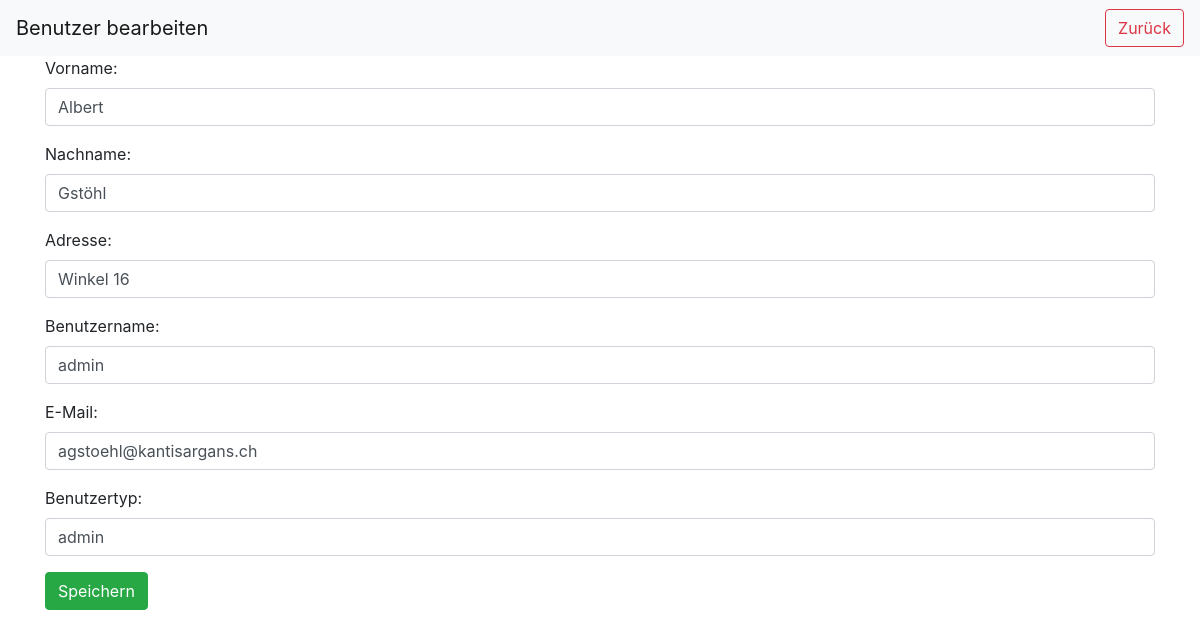
Page /onlineshopAlbert/benutzer_editieren.php?id=24 (signed in) on the committed database.
### tables this page shows
CREATE TABLE `benutzer` (
  `benutzerID` int(11) NOT NULL,
  `vorname` varchar(30) NOT NULL,
  `nachname` varchar(30) NOT NULL,
  `adresse` varchar(30) NOT NULL,
  `benutzername` varchar(30) NOT NULL,
  `email` varchar(40) NOT NULL,
  `benutzertyp` varchar(30) NOT NULL,
  `passwort` varchar(200) NOT NULL
);

### onlineshopAlbert/benutzer_editieren.php (the view, shortened to what this page needs)
<!DOCTYPE html>
<html lang="de">
<head>
    <link rel="stylesheet" href="css/bootstrap.min.css">
</head>
<body>
    <nav class="navbar navbar-light bg-light justify-content-between">
        <a class="navbar-brand">Benutzer bearbeiten</a>
        <div>
            <a href="benutzeruebersicht.php" class="float-left btn btn-outline-danger">Zurück</a>
        </div>
    </nav>
    <?php
        $id = $_GET["id"];
        include("dbconnect.php");
        $sql = "SELECT * from benutzer where benutzerID = '".$id."';";
        $res = $conn->query($sql);
        $i = $res->fetch_assoc();
    ?>
    <div class="container">
        <form method="post" action="benutzer_aktualisieren.php">
            <div class="form-group">
                <label for="vorname">Vorname:</label>
                <input type="text" name="vorname" class="form-control" value="<?php echo $i['vorname']?>" required>
            </div>
            <div class="form-group">
                <label for="nachname">Nachname:</label>
                <input type="test" name="nachname" class="form-control" value="<?php echo $i['nachname']?>" required>
            </div>
            <div class="form-group">
                <label for="adresse">Adresse:</label>
                <input type="text" name="adresse" class="form-control" value="<?php echo $i['adresse']?>" required>
            </div>
            <div class="form-group">
                <label for="benutzername">Benutzername:</label>
                <input type="text" name="benutzername" class="form-control" value="<?php echo $i['benutzername']?>" required>
            </div>
            <div class="form-group">
                <label for="email">E-Mail:</label>
                <input type="email" class="form-control" name="email" aria-describedby="emailHelp" placeholder="Enter email" value="<?php echo $i['email']?>" required>
            </div>
            <div class="form-group">
                <label for="benutzertyp">Benutzertyp:</label>
                <input type="text" class="form-control" name="benutzertyp" value="<?php echo $i['benutzertyp']?>" required>
            </div>
            <button type="submit" class="btn btn-success">Speichern</button>
        </form>
    </div>
</body>
</html>

### rows in the picture
benutzer: vorname "Albert", nachname "Gstöhl", adresse "Winkel 16", benutzername "admin", email "agstoehl@kantisargans.ch", benutzertyp "admin"
